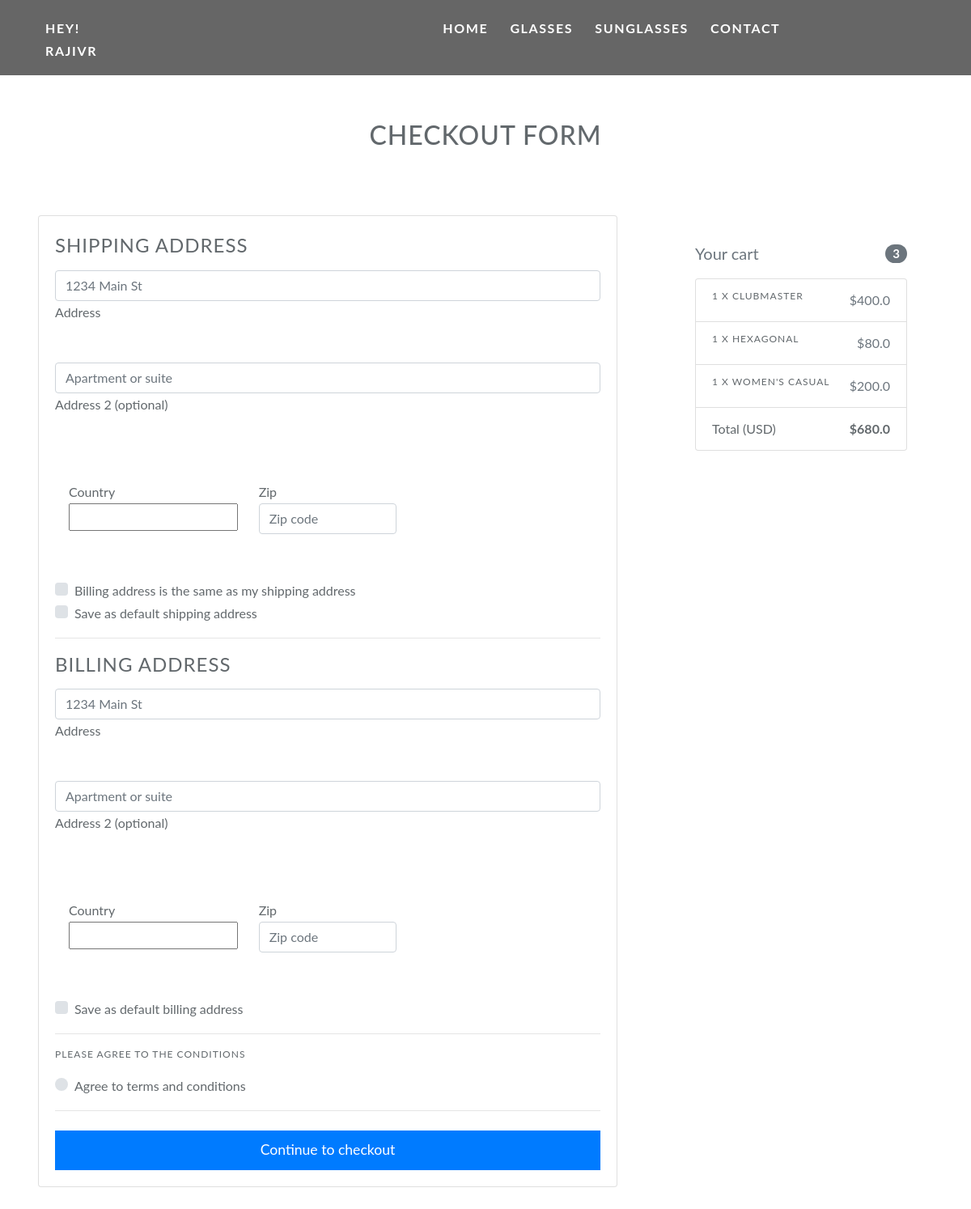
/checkout/ (signed in), run on the app's committed database.
### core/models.py (models this page shows, shortened)
class Order(models.Model):
    user = models.ForeignKey(settings.AUTH_USER_MODEL,
                             on_delete=models.CASCADE)
    ref_code = models.CharField(max_length=20, blank=True, null=True)
    items = models.ManyToManyField(OrderItem)
    start_date = models.DateTimeField(auto_now_add=True)
    ordered_date = models.DateTimeField()
    ordered = models.BooleanField(default=False)
    shipping_address = models.ForeignKey(
        'Address', related_name='shipping_address', on_delete=models.SET_NULL, blank=True, null=True)
    billing_address = models.ForeignKey(
        'Address', related_name='billing_address', on_delete=models.SET_NULL, blank=True, null=True)
    payment = models.ForeignKey(
        'Payment', on_delete=models.SET_NULL, blank=True, null=True)
    coupon = models.ForeignKey(
        'Coupon', on_delete=models.SET_NULL, blank=True, null=True)
    being_delivered = models.BooleanField(default=False)
    received = models.BooleanField(default=False)
    refund_requested = models.BooleanField(default=False)
    refund_granted = models.BooleanField(default=False)
    '''
    1. Item added to cart
    2. Adding a billing address
    (Failed checkout)
    3. Payment
    (Preprocessing, processing, packaging etc.)
    4. Being delivered
    5. Received
    6. Refunds
    '''
    def get_total(self):
        total = 0
        for order_item in self.items.all():
            total += order_item.get_final_price()
        if self.coupon:
            total -= self.coupon.amount
        return total

class OrderItem(models.Model):
    user = models.ForeignKey(settings.AUTH_USER_MODEL,
                             on_delete=models.CASCADE)
    ordered = models.BooleanField(default=False)
    item = models.ForeignKey(Item, on_delete=models.CASCADE)
    quantity = models.IntegerField(default=1)
    def get_total_discount_item_price(self):
        return self.quantity * self.item.discount_price
    def get_final_price(self):
        if self.item.discount_price:
            return self.get_total_discount_item_price()
        return self.get_total_item_price()

class Item(models.Model):
    title = models.CharField(max_length=100)
    price = models.FloatField()
    discount_price = models.FloatField(blank=True, null=True)
    category = models.CharField(choices=CATEGORY_CHOICES, max_length=2)
    label = models.CharField(choices=LABEL_CHOICES, max_length=1)
    slug = models.SlugField()
    description = models.TextField()
    image = models.ImageField()

### core/views.py (the view, shortened to what this page needs)
# urls.py: path('checkout/', CheckoutView.as_view(), name='checkout'),
class CheckoutView(View):
    def get(self, *args, **kwargs):
        try:
            order = Order.objects.get(user=self.request.user, ordered=False)
            form = CheckoutForm()
            context = {
                'form': form,
                'couponform': CouponForm(),
                'order': order,
                'DISPLAY_COUPON_FORM': True
            }
            shipping_address_qs = Address.objects.filter(
                user=self.request.user,
                address_type='S',
                default=True
            )
            if shipping_address_qs.exists():
                context.update(
                    {'default_shipping_address': shipping_address_qs[0]})
            billing_address_qs = Address.objects.filter(
                user=self.request.user,
                address_type='B',
                default=True
            )
            if billing_address_qs.exists():
                context.update(
                    {'default_billing_address': billing_address_qs[0]})
            return render(self.request, "checkout.html", context)
        except ObjectDoesNotExist:
            messages.info(self.request, "You do not have an active order")
            return redirect("core:checkout")

### core/forms.py
class CheckoutForm(forms.Form):
    shipping_address = forms.CharField(required=False)
    shipping_address2 = forms.CharField(required=False)
    shipping_country = CountryField(blank_label='(select country)').formfield(
        required=False,
        widget=CountrySelectWidget(attrs={
            'class': 'custom-select d-block w-100',
        }))
    shipping_zip = forms.CharField(required=False)
    billing_address = forms.CharField(required=False)
    billing_address2 = forms.CharField(required=False)
    billing_country = CountryField(blank_label='(select country)').formfield(
        required=False,
        widget=CountrySelectWidget(attrs={
            'class': 'custom-select d-block w-100',
        }))
    billing_zip = forms.CharField(required=False)
    same_billing_address = forms.BooleanField(required=False)
    set_default_shipping = forms.BooleanField(required=False)
    use_default_shipping = forms.BooleanField(required=False)
    set_default_billing = forms.BooleanField(required=False)
    use_default_billing = forms.BooleanField(required=False)
    payment_option = forms.ChoiceField(
        widget=forms.RadioSelect, choices=PAYMENT_CHOICES)

class CouponForm(forms.Form):
    code = forms.CharField(widget=forms.TextInput(attrs={
        'class': 'form-control',
        'placeholder': 'Promo code',
        'aria-label': 'Recipient\'s username',
        'aria-describedby': 'basic-addon2'
    }))

### core/templatetags/cart_template_tags.py (called while the page is built)
@register.filter
def cart_item_count(user):
    if user.is_authenticated:
        qs = Order.objects.filter(user=user, ordered=False)
        if qs.exists():
            return qs[0].items.count()
    return 0

### templates/checkout.html (shortened to what this page needs)
{% extends "base.html" %}
{% block content %}
<main>
  <div class="container wow fadeIn" style="padding-top: 100px !important;">
    <h2 class="my-5 h2 text-center">Checkout form</h2>
    <div class="row">
      <div class="col-md-8 mb-4">
        <div class="card">
          <form method="POST" class="card-body">
            <h3>Shipping address</h3>
            <div class='hideable_shipping_form'>
              <div class="md-form mb-5">
                <input type='text' placeholder='1234 Main St' id='shipping_address' name='shipping_address'
                  class='form-control' />
                <label for="shipping_address" class="">Address</label>
              </div>
              <div class="md-form mb-5">
                <input type='text' placeholder='Apartment or suite' id='shipping_address2' name='shipping_address2'
                  class='form-control' />
                <label for="shipping_address2" class="">Address 2 (optional)</label>
              </div>
              <div class="row">
                <div class="col-lg-4 col-md-12 mb-4">
                  <label for="country">Country</label>
                  {{ form.shipping_country }}
                </div>
                <div class="col-lg-4 col-md-6 mb-4">
                  <label for="shipping_zip">Zip</label>
                  <input type='text' placeholder='Zip code' id='shipping_zip' name='shipping_zip'
                    class='form-control' />
                </div>
              </div>
              <div class="custom-control custom-checkbox">
                <label class="custom-control-label" for="same_billing_address">Billing address is the same as my
                  shipping address</label>
              </div>
              <div class="custom-control custom-checkbox">
                <label class="custom-control-label" for="set_default_shipping">Save as default shipping address</label>
              </div>
            </div>
            <hr>
            <h3>Billing address</h3>
            <div class='hideable_billing_form'>
              <div class="md-form mb-5">
                <input type='text' placeholder='1234 Main St' id='billing_address' name='billing_address'
                  class='form-control' />
                <label for="billing_address" class="">Address</label>
              </div>
              <div class="md-form mb-5">
                <input type='text' placeholder='Apartment or suite' id='billing_address2' name='billing_address2'
                  class='form-control' />
                <label for="billing_address2" class="">Address 2 (optional)</label>
              </div>
              <div class="row">
                <div class="col-lg-4 col-md-12 mb-4">
                  <label for="country">Country</label>
                  {{ form.billing_country }}
                </div>
                <div class="col-lg-4 col-md-6 mb-4">
                  <label for="billing_zip">Zip</label>
                  <input type='text' placeholder='Zip code' id='billing_zip' name='billing_zip' class='form-control' />
                </div>
              </div>
              <div class="custom-control custom-checkbox">
                <label class="custom-control-label" for="set_default_billing">Save as default billing address</label>
              </div>
            </div>
            <hr>
            <h6>Please agree to the conditions</h6>
            <div class="d-block my-3">
              {% for value, name in form.fields.payment_option.choices %}
              <div class="custom-control custom-radio">
                <label class="custom-control-label" for="{{ name }}">{{ name }}</label>
              </div>
              {% endfor %}
            </div>
            <hr class="mb-4">
            <button class="btn btn-primary btn-lg btn-block" type="submit">Continue to checkout</button>
          </form>
        </div>
      </div>
      <div class="col-md-4 mb-4">
        {% include "order_snippet.html" %}
      </div>
    </div>
  </div>
</main>
{% endblock content %}

### templates/navbar.html (shortened to what this page needs)
{% load cart_template_tags %}
<div id="home">
  <nav class="navbar navbar-expand-md navbar-dark bg-dark fixed-top">
    <div class="collapse navbar-collapse" id="navbarSupportedContent">
      <ul class="navbar-nav nav-flex-icons ">
        <li class="nav-item">
          <a class="nav-link scroll">Hey! {{ request.user }}</a>
        </li>
        <li class="nav-item" style="padding-left: 400px;">
          <a class="nav-link scroll" href="#home">Home</a>
        </li>
        <li class="nav-item">
          <a class="nav-link scroll" href="#glasses">Glasses</a>
        </li>
        <li class="nav-item">
          <a class="nav-link scroll" href="#sunglasses">Sunglasses</a>
        </li>
        <li class="nav-item">
          <a class="nav-link scroll" style="padding-right: 400px;" href="#contact">Contact</a>
        </li>
      </ul>
    </div>
  </nav>
</div>

### templates/order_snippet.html (shortened to what this page needs)
<div class="col-md-12 mb-4">
    <h4 class="d-flex justify-content-between align-items-center mb-3">
        <span class="text-muted">Your cart</span>
        <span class="badge badge-secondary badge-pill">{{ order.items.count }}</span>
    </h4>
    <ul class="list-group mb-3 z-depth-1">
        {% for order_item in order.items.all %}
        <li class="list-group-item d-flex justify-content-between lh-condensed">
            <div>
                <h6 class="my-0">{{ order_item.quantity }} x {{ order_item.item.title}}</h6>
            </div>
            <span class="text-muted">${{ order_item.get_final_price }}</span>
        </li>
        {% endfor %}
        <li class="list-group-item d-flex justify-content-between">
            <span>Total (USD)</span>
            <strong>${{ order.get_total }}</strong>
        </li>
    </ul>

### static_in_env/css/style.css (style rules this page uses)
body { overflow-x: hidden; font-family: 'Quicksand', sans-serif; background-color: white !important; background-position: center; background-repeat: no-repeat; background-size: cover; }
.navbar { text-transform: uppercase; font-weight: 700; font-size: 1rem; letter-spacing: 0.1rem; background-color: rgb(0,0,0,0.6)!important; padding-right: 30px; text-decoration: none!important; }
.navbar-nav li { padding-right: 0.7rem; }
.navbar-dark .navbar-nav .nav-link { color: white; padding-top: 0.8rem; }
.btn-lg { border-width: medium; border-radius: 0; padding :.8rem 1.3; font-size: 1.1rem; }

### static_in_env/css/fixed.css (style rules this page uses)
[class*="col-"] { padding: 2rem; }
.fixed-top { -webkit-backface-visibility: hidden; }

### static_in_env/css/Contact.css (style rules this page uses)
body { -webkit-font-smoothing: antialiased; text-rendering: optimizeLegibility; font-family: 'Lato', sans-serif; letter-spacing: 0px; font-size: 16px; color: #62686c; font-weight: 400; line-height: 28px; }
h1, h2, h3, h4, h5, h6 { font-weight: 30; margin: 0px 0px 15px 0px; font-family: 'Lato', sans-serif; }
h2 { font-size: 38px; }
h3 { font-size: 24px; font-weight: 400; }
h4 { font-size: 20px; font-weight: 400; line-height: 30px; }
h6 { font-size: 12px; font-weight: 400; }
a { text-decoration: none; color: #62686c; -webkit-transition: all 0.3s; -moz-transition: all 0.3s; transition: all 0.3s; }

### data on the page
Order: items.count "3", get_total "680.0"
OrderItem: quantity "1", item "CLUBMASTER", get_final_price "400.0"
OrderItem: quantity "1", item "HEXAGONAL", get_final_price "80.0"
OrderItem: quantity "1", item "WOMEN'S CASUAL", get_final_price "200.0"

### other printed values
{{ request.user }} "RAJIVR"
{{ name }} "Agree to terms and conditions"
